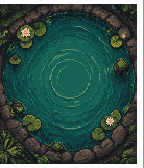
#> input picture resources/images/pond/pond.png, 144 x 168 px
$ python generate_store_screenshots.py
#> lines starting #> are read from the running program, lines starting #| are printed output that depends on the picture
#!/usr/bin/env python3
"""Render Rebble App Store screenshots at exact platform resolutions.

Mirrors Koi Pond Zenith (no watch bezel — store requirement).
"""
from __future__ import annotations

import math
import os
import shutil
from pathlib import Path

from PIL import Image, ImageDraw, ImageFont

ROOT = Path(__file__).resolve().parents[1]
OUT = ROOT / "store" / "screenshots"
POND = ROOT / "resources" / "images" / "pond" / "pond.png"
KOI = ROOT / "resources" / "images" / "koi"

PLATFORMS = {
    "basalt": (144, 168, True),
    "diorite": (144, 168, False),
    "flint": (144, 168, False),
    "emery": (200, 228, True),
}

DIRS = ["n", "ne", "e", "se", "s", "sw", "w", "nw"]
DARK_GREEN = (0, 85, 0)
ISLAMIC_GREEN = (0, 170, 0)
WHITE = (255, 255, 255)
BLACK = (0, 0, 0)

# Up to 5 store shots — varied times / Clay options.
SCENES = [
    {
        "file": "01-morning.png",
        "hour": 10,
        "minute": 8,
        "second": 22,
        "show_digital": True,
        "show_date": False,
        "show_seconds": True,
        "ring_inset": 18,
    },
    {
        "file": "02-afternoon-date.png",
        "hour": 15,
        "minute": 0,
        "second": 40,
        "show_digital": True,
        "show_date": True,
        "show_seconds": True,
        "ring_inset": 18,
        "date": "Sun 2 Nov",
    },
    {
        "file": "03-evening.png",
        "hour": 18,
        "minute": 45,
        "second": 10,
        "show_digital": True,
        "show_date": False,
        "show_seconds": True,
        "ring_inset": 14,
    },
    {
        "file": "04-noon-clean.png",
        "hour": 12,
        "minute": 30,
        "second": 0,
        "show_digital": False,
        "show_date": False,
        "show_seconds": False,
        "ring_inset": 18,
    },
    {
        "file": "05-night.png",
        "hour": 21,
        "minute": 15,
        "second": 55,
        "show_digital": True,
        "show_date": False,
        "show_seconds": True,
        "ring_inset": 22,
    },
]


# [46 lines left out: functions font, draw_text_center, to_bw, not called in this run]


def clock_point(cx: int, cy: int, radius: int, angle_deg: int) -> tuple[int, int]:
    rad = math.radians(angle_deg)
    x = cx + int(round(math.sin(rad) * radius))
    y = cy - int(round(math.cos(rad) * radius))
    return x, y


def dir_from_angle(angle_deg: int) -> str:
    heading = (angle_deg + 90) % 360
    bucket = ((heading + 22) // 45) % 8
    return DIRS[bucket]


def load_koi(color_name: str, angle_deg: int, color: bool, scale: float) -> Image.Image:
    name = f"{color_name}_{dir_from_angle(angle_deg)}.png"
    img = Image.open(KOI / name).convert("RGBA")
    if not color:
        img = to_bw(img)
    if scale != 1.0:
        nw = max(1, int(round(img.size[0] * scale)))
        nh = max(1, int(round(img.size[1] * scale)))
        img = img.resize((nw, nh), Image.NEAREST)
    return img


# [11 lines left out: functions paste_centered, format_time, not called in this run]


def render(w: int, h: int, color: bool, scene: dict) -> Image.Image:
#> called with w = 144, h = 168, color = True
    bg = DARK_GREEN if color else BLACK
    img = Image.new("RGB", (w, h), bg)
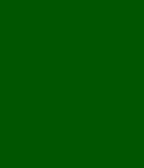
#> img: PIL image 144x168 RGB; mean R, G, B 0, 85, 0

    # Match watchface: 1:1 centered pond (emery uses a dedicated 200x228 asset).
    pond_path = ROOT / "resources" / "images" / "pond" / (
        "pond_emery.png" if (w, h) == (200, 228) else "pond.png"
    )
    pond = Image.open(pond_path).convert("RGBA")
#> pond is the input picture: PIL image 144x168 RGBA; mean R, G, B, A 54.9, 85.7, 77.3, 255
    if not color:
        pond = to_bw(pond).convert("RGBA")
        flat = Image.new("RGBA", pond.size, (0, 0, 0, 255))
        flat.paste(pond, (0, 0), pond)
        pond = flat

    pw, ph = pond.size
#> pw = 144; ph = 168
    ox, oy = (w - pw) // 2, (h - ph) // 2
#> ox = 0; oy = 0
    img.paste(pond.convert("RGB"), (ox, oy))

    cx, cy = ox + pw // 2, oy + ph // 2
#> cx = 72; cy = 84
    half = min(pw, ph) // 2
#> half = 72
    swim_r = (half * 42) // 72
#> swim_r = 42
    radius = swim_r - (int(scene["ring_inset"]) - 18)
#> radius = 42
    radius = max(16, min(radius, swim_r))
    koi_scale = min(pw / 144.0, ph / 168.0)
#> koi_scale = 1

    hour_angle = ((scene["hour"] % 12) * 30) + (scene["minute"] // 2)
    minute_angle = scene["minute"] * 6
    second_angle = scene["second"] * 6

    draw = ImageDraw.Draw(img)
    if scene["show_seconds"]:
        sx, sy = clock_point(cx, cy, radius, second_angle)
#> sx = 103; sy = 112
        r = max(2, int(round(3 * koi_scale)))
#> r = 3
        fill = ISLAMIC_GREEN if color else WHITE
        draw.ellipse((sx - r, sy - r, sx + r, sy + r), fill=fill, outline=BLACK)

    white = load_koi("white", hour_angle, color, koi_scale)
    orange = load_koi("orange", minute_angle, color, koi_scale)
    paste_centered(img, white, clock_point(cx, cy, radius, hour_angle))
    paste_centered(img, orange, clock_point(cx, cy, radius, minute_angle))

    fg = WHITE
    if scene["show_digital"]:
        time_size = 22 if w >= 200 else 18
        draw_text_center(
            draw,
            format_time(scene["hour"], scene["minute"]),
            cy - (20 if w >= 200 else 16),
            w,
            font(time_size, bold=True),
            fg,
        )
    if scene["show_date"]:
        date_size = 14 if w >= 200 else 12
        draw_text_center(
            draw,
            scene.get("date", "Sun 2 Nov"),
            cy + (8 if w >= 200 else 6),
            w,
            font(date_size),
            fg,
        )

    return img


def main() -> None:
    if OUT.exists():
        shutil.rmtree(OUT)
    for plat, (w, h, color) in PLATFORMS.items():
        dest = OUT / plat
        dest.mkdir(parents=True, exist_ok=True)
        for scene in SCENES:
            shot = render(w, h, color, scene)
            path = dest / scene["file"]
            shot.save(path, "PNG", optimize=True)
            print(f"wrote {path.relative_to(ROOT)} ({w}x{h})")
    print("Done:", OUT)


if __name__ == "__main__":
#> (the run stopped early here; a loop or call above may not have finished)
